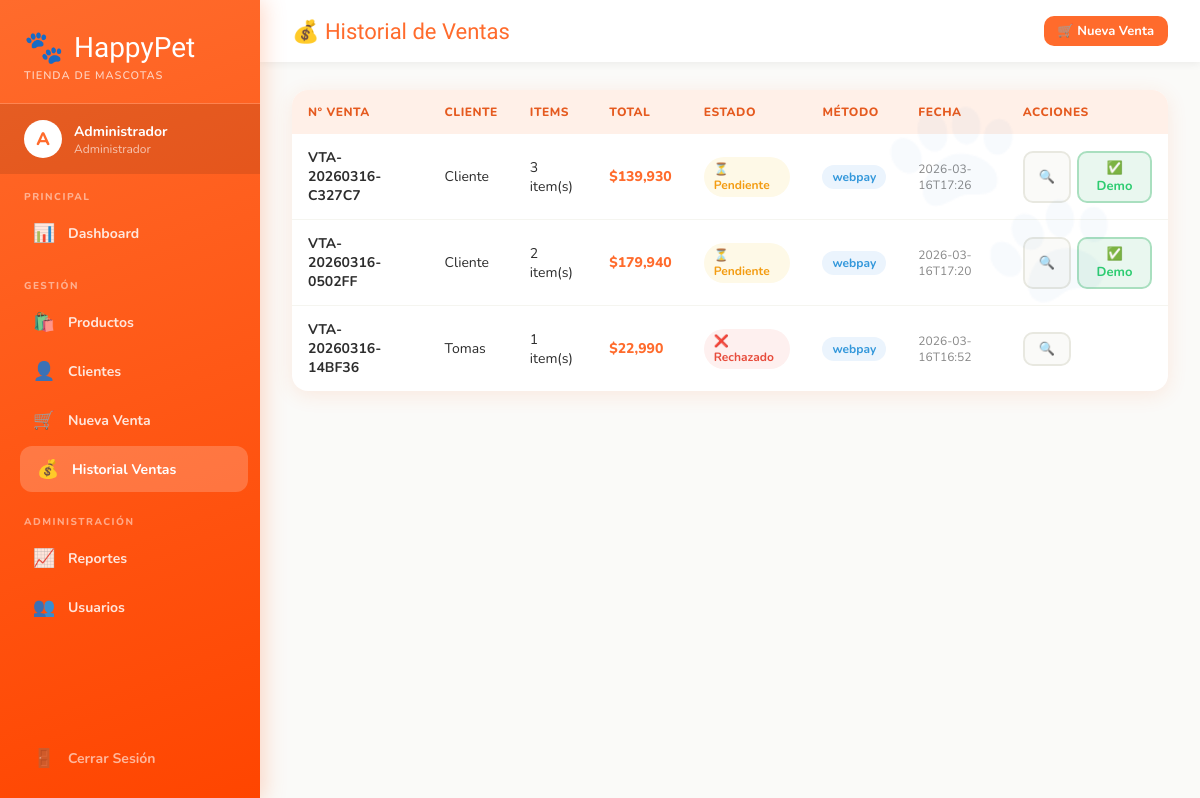
Page /ventas (signed in) on the earlier database version.
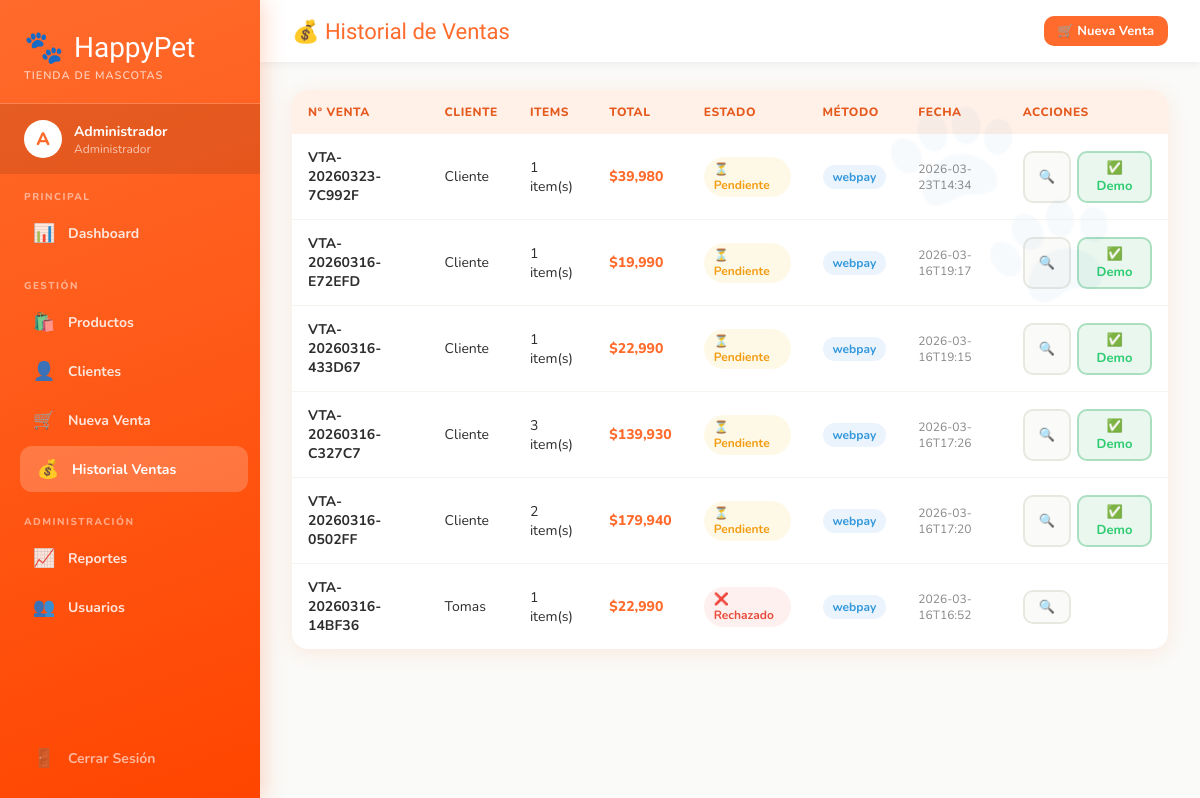
Same page on the later database version.
### tables this page shows
CREATE TABLE ventas (
        id INTEGER PRIMARY KEY AUTOINCREMENT,
        numero_venta TEXT UNIQUE,
        cliente_nombre TEXT,
        cliente_email TEXT,
        total REAL,
        estado TEXT DEFAULT 'pendiente',
        metodo_pago TEXT DEFAULT 'webpay',
        token_transbank TEXT,
        creado_en TEXT
    );

### app.py (the view)
@app.route('/ventas')
@login_required
def ventas():
    conn = get_db()
    ventas_list = conn.execute("""
        SELECT v.*, COUNT(d.id) as items
        FROM ventas v LEFT JOIN detalle_venta d ON v.id=d.venta_id
        GROUP BY v.id ORDER BY v.creado_en DESC
    """).fetchall()
    conn.close()
    return render_template('ventas.html', ventas=ventas_list)

### app.py (called while the page is built)
def get_db():
    conn = sqlite3.connect(DB_PATH)
    conn.row_factory = sqlite3.Row
    return conn

def login_required(f):
    from functools import wraps
    @wraps(f)
    def decorated(*args, **kwargs):
        if 'user_id' not in session:
            return redirect(url_for('login'))
        return f(*args, **kwargs)
    return decorated

### templates/ventas.html (shortened to what this page needs)
{% extends "base.html" %}
{% block page_title %}💰 Historial de Ventas{% endblock %}
{% block content %}
<div class="card">
    <div class="table-container">
        {% if ventas %}
        <table>
            <thead>
                <tr><th>N° Venta</th><th>Cliente</th><th>Items</th><th>Total</th><th>Estado</th><th>Método</th><th>Fecha</th><th>Acciones</th></tr>
            </thead>
            <tbody>
            {% for v in ventas %}
            <tr>
                <td><strong>{{ v['numero_venta'] or '#'+v['id']|string }}</strong></td>
                <td>{{ v['cliente_nombre'] }}</td>
                <td>{{ v['items'] or 0 }} item(s)</td>
                <td class="text-orange fw-bold">${{ "{:,.0f}".format(v['total']) }}</td>
                <td>
                    <span class="badge {{ 'badge-success' if v['estado']=='pagado' else 'badge-warning' if v['estado']=='pendiente' else 'badge-danger' }}">
                        {{ '✅' if v['estado']=='pagado' else '⏳' if v['estado']=='pendiente' else '❌' }} {{ v['estado'].capitalize() }}
                    </span>
                </td>
                <td><span class="badge badge-info">{{ v['metodo_pago'] or 'webpay' }}</span></td>
                <td style="font-size:12px;color:#888">{{ v['creado_en'][:16] if v['creado_en'] else '' }}</td>
                <td>
                    <div style="display:flex;gap:6px">
                        <a href="{{ url_for('detalle_venta_view', vid=v['id']) }}" class="btn btn-secondary btn-sm">🔍</a>
                        {% if v['estado'] == 'pendiente' %}
                        <form method="post" action="{{ url_for('pagar_demo', vid=v['id']) }}">
                            <button type="submit" class="btn btn-success btn-sm">✅ Demo</button>
                        </form>
                        {% endif %}
                    </div>
                </td>
            </tr>
            {% endfor %}
            </tbody>
        </table>
        {% else %}
        <div class="empty-state">
            <div class="icon">💰</div>
            <h3>Sin ventas registradas</h3>
            <a href="{{ url_for('nueva_venta') }}" class="btn btn-primary mt-2">🛒 Nueva Venta</a>
        </div>
        {% endif %}
    </div>
</div>
{% endblock %}

### templates/base.html (shortened to what this page needs)
<!DOCTYPE html>
<html lang="es">
<head>
</head>
<body>
<div class="paw-bg">🐾</div>
{% if session.user_id %}
<aside class="sidebar">
    <div class="sidebar-logo">
        <div class="brand"><span class="paw">🐾</span> HappyPet</div>
        <small>Tienda de Mascotas</small>
    </div>
    <div class="sidebar-user">
        <div class="avatar">{{ session.nombre[0].upper() }}</div>
        <div class="info">
            <div class="name">{{ session.nombre }}</div>
            <div class="role">Administrador</div>
        </div>
    </div>
    <div class="nav-section">
        <div class="nav-section-title">Principal</div>
        <a href="{{ url_for('dashboard') }}" class="nav-item {% if request.endpoint=='dashboard' %}active{% endif %}">
            <span class="icon">📊</span> Dashboard
        </a>
    </div>
    <div class="nav-section">
        <div class="nav-section-title">Gestión</div>
        <a href="{{ url_for('productos') }}" class="nav-item {% if 'producto' in request.endpoint %}active{% endif %}">
            <span class="icon">🛍️</span> Productos
        </a>
        <a href="{{ url_for('clientes') }}" class="nav-item {% if 'cliente' in request.endpoint %}active{% endif %}">
            <span class="icon">👤</span> Clientes
        </a>
        <a href="{{ url_for('nueva_venta') }}" class="nav-item {% if request.endpoint=='nueva_venta' %}active{% endif %}">
            <span class="icon">🛒</span> Nueva Venta
        </a>
        <a href="{{ url_for('ventas') }}" class="nav-item {% if request.endpoint=='ventas' %}active{% endif %}">
            <span class="icon">💰</span> Historial Ventas
        </a>
    </div>
    <div class="nav-section">
        <div class="nav-section-title">Administración</div>
        <a href="{{ url_for('reportes') }}" class="nav-item {% if request.endpoint=='reportes' %}active{% endif %}">
            <span class="icon">📈</span> Reportes
        </a>
        <a href="{{ url_for('usuarios') }}" class="nav-item {% if 'usuario' in request.endpoint %}active{% endif %}">
            <span class="icon">👥</span> Usuarios
        </a>
    </div>
    <div class="sidebar-footer">
        <a href="{{ url_for('logout') }}" class="nav-item logout">
            <span class="icon">🚪</span> Cerrar Sesión
        </a>
    </div>
</aside>
{% endif %}
<main class="main">
    {% if session.user_id %}
    <div class="topbar">
        <div class="page-title">{% block page_title %}HappyPet{% endblock %}</div>
        <div class="topbar-actions">
            <a href="{{ url_for('nueva_venta') }}" class="btn btn-primary btn-sm">🛒 Nueva Venta</a>
        </div>
    </div>
    {% endif %}
    <div class="content">
        {% block content %}{% endblock %}
    </div>
</main>
</body>
</html>

Differences in the rows shown:
added ventas: numero_venta "VTA-20260323-7C992F", cliente_nombre "Cliente", v "1", total "39,980", estado "⏳", estado "Pendiente", metodo_pago "webpay", creado_en "2026-03-23T14:34"
added ventas: numero_venta "VTA-20260316-E72EFD", cliente_nombre "Cliente", v "1", total "19,990", estado "⏳", estado "Pendiente", metodo_pago "webpay", creado_en "2026-03-16T19:17"
added ventas: numero_venta "VTA-20260316-433D67", cliente_nombre "Cliente", v "1", total "22,990", estado "⏳", estado "Pendiente", metodo_pago "webpay", creado_en "2026-03-16T19:15"
